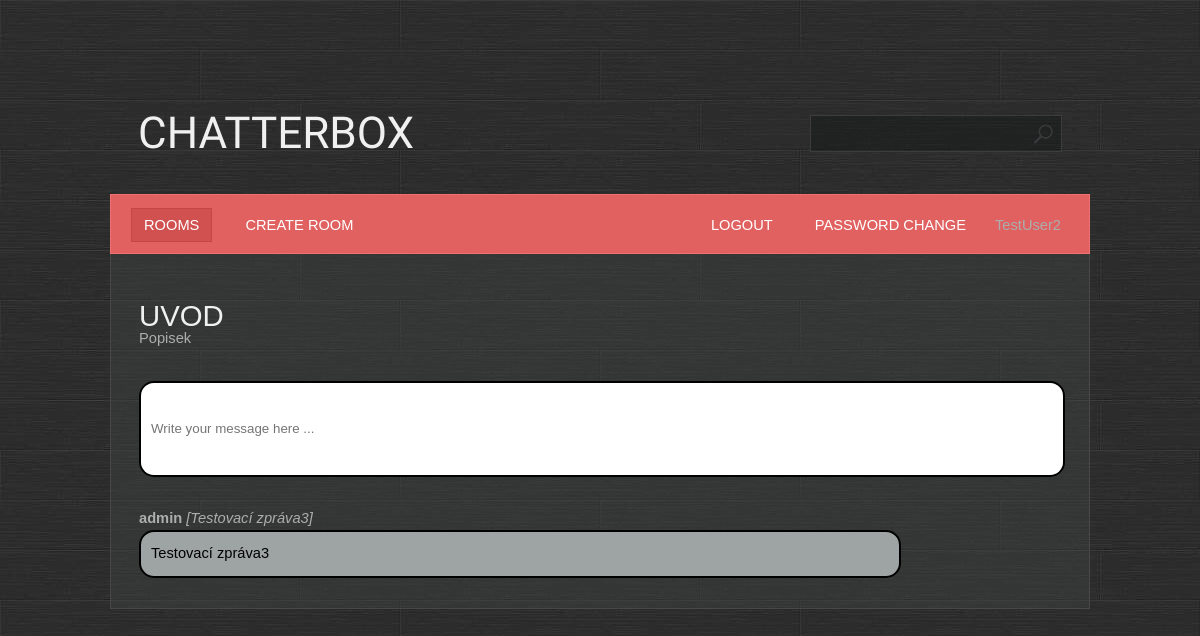
/room/detail/1/ (signed in), run on an earlier commit of the app's database.
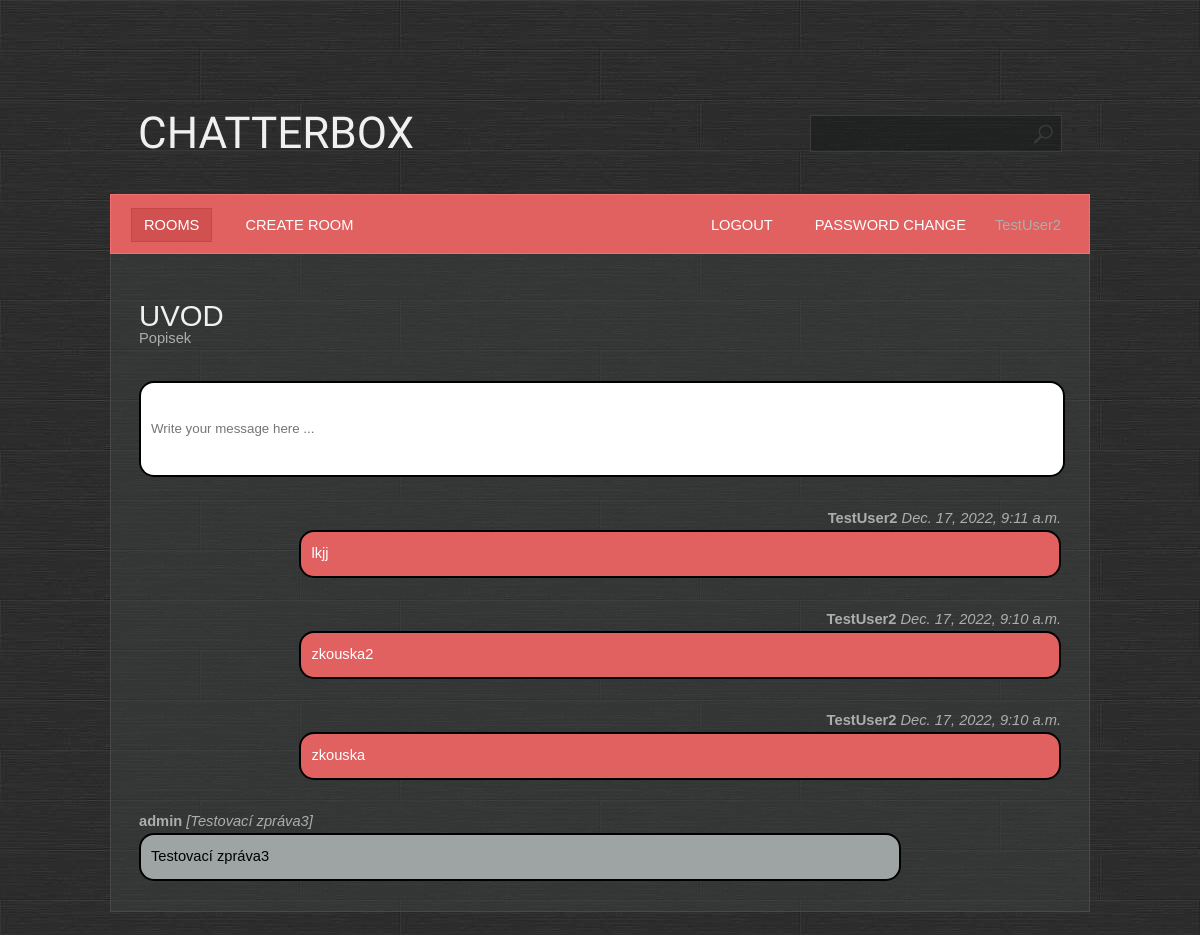
And on a later commit of the database.
### base/models.py (models this page shows, shortened)
class Room(Model):
    name = models.CharField(max_length=200, unique=True)
    description = models.TextField(null=True, blank=True)
    participants = models.ManyToManyField(User, related_name='participants', blank=True)
    created = models.DateTimeField(auto_now_add=True)
    updated = models.DateTimeField(auto_now=True)
    class Meta:
        ordering = ['-created', 'name']

class Message(Model):
    body = models.TextField()
    room = models.ForeignKey(Room, on_delete=models.CASCADE)
    user = models.ForeignKey(User, on_delete=models.CASCADE)
    created = models.DateTimeField(auto_now_add=True)
    updated = models.DateTimeField(auto_now=True)
    class Meta:
        ordering = ['-created', 'body']

### base/views.py (the view, shortened to what this page needs)
# urls.py: path('room/detail/<pk>/', base.views.room, name='room'),
@login_required  # jen pro view typu funkce a ne pro třídu
@permission_required(['base.view_room', 'base.view_message'])
def room(request, pk):
    LOGGER.warning(request.method)
    room = Room.objects.get(id=pk)
    messages = room.message_set.all()
    context = {'messages': messages, 'room': room}
    return render(request, template_name='base/room.html', context=context)

### base/templates/base/room.html (shortened to what this page needs)
{% extends 'main.html' %}
{%  block content %}
    <h1>{{ room.name }}</h1>
    <div class="box">{{ room.description }}</div>
    <div class="box room__message">
        {% if perms.base.add_message %}
            <form method="POST">
                <input name="body" placeholder="Write your message here ..."/>
            </form>
        {% endif %}
    </div>
        {% for message in messages %}
        <div class="box">
            {% if user == message.user %}
                <div style="float: right"><b>{{ message.user }}</b> <i>{{ message.created }}</i></div>
                <div class="message" style="float: right; background-color: #e16060; color: white">{{ message.body }}</div>
            {% else %}
                <div><b>{{ message.user }}</b> <i>[{{ message.body }}]</i></div>
                <div class="message">{{ message.body }}</div>
            {% endif %}
        </div>
        {% endfor %}
{% endblock %}

### templates/main.html (shortened to what this page needs)
<!DOCTYPE html>
{% load static %}
<html lang="en">
<head>
    <link rel="stylesheet" href="{% static 'styles/style.css' %}"/>
</head>
<body>
<div id="wrapper">
    <div id="header">
        <div id="logo">
            <h1>Chatterbox</h1>
        </div>
        {% if user.is_authenticated %}
        <div id="search">
            <form action="{% url 'search' %}" method="get">
                <div>
                    <input class="text" name="q" size="32" maxlength="64">
                </div>
            </form>
        </div>
        <div id="menu">
            {% include 'navbar.html' %}
        </div>
        {% endif %}
    </div>
    <div id="page">
        <div id="content">
            {% block content %}
            {% endblock %}
        </div>
        <br class="clearfix">
    </div>
    <br class="clearfix">
</div>
</body>
</html>

### templates/navbar.html
<ul>
    {% if user.is_authenticated %}
    <li class="first active">
        <a href="{% url 'rooms' %}">Rooms</a>
    </li>
    {% if perms.base.add_room %}
    <li>
        <a href="{% url 'room_create' %}">Create room</a>
    </li>
    {% endif %}
    <li class="last-child">
        {{ user.username }}
    </li>
    <li class="last-child">
        <a href="{% url 'password_change' %}">Password change</a>
    </li>
    <li class="last-child">
        <a href="{% url 'logout' %}">Logout</a>
    </li>
    {% else %}
    <li class="last-child">
        <a href="{% url 'login' %}">Login</a>
    </li>
    {% endif %}
</ul><br class="clearfix"/>

### static/styles/style.css (style rules this page uses)
* { margin: 0; padding: 0; }
a { text-decoration: underline; color: #e8e8e8; }
body { font-size: 11pt; line-height: 1.6em; font-family: Arial, sans-serif; background: #9ea3a3; color: #adadad; background: url(/static/images/bg.jpg); }
h1,h2,h3,h4 { text-transform: uppercase; font-weight: normal; color: #f0f0f0; }
ul { margin-bottom: 1.25em; }
ul { list-style: none; }
.last-child { float:right; }
.message { width: 80%; padding: 10px; color: black; background: #9ea3a3; border-radius: 15px; border: 2px solid black; }
.room__message { background: white; border-radius: 15px; border: 2px solid black; width: 100%; }
.room__message > form > input { resize: none; border: none; outline: none; padding: 10px; height: 4.5rem; width: 100%; }
.box { overflow: hidden; margin: 0 0 30px 0; }
#content { width: 100%; float: left; padding: 0; }
#header { position: relative; padding: 28px; height: 130px; }
#logo { position: absolute; top: 0; left: 28px; height: 130px; line-height: 130px; }
#logo h1 { font-size: 3em; font-family: Bevan, serif; }
#page { position: relative; padding: 50px 28px 0px 28px; width: 922px; background: rgba(65, 70, 70, 0.4); border: solid 1px #474949; border-top: 0; }
#menu { position: absolute; bottom: 0; left: 0; height: 58px; line-height: 60px; padding: 0 20px 0 20px; width: 938px; margin: 0 0 0 0; background: #e16060; border: solid 1px #f17070; }
#menu a { text-decoration: none; text-transform: uppercase; color: #ffffff; padding: 8px 12px 8px 12px; border: solid 1px #e16060; }
#menu ul { list-style: none; }
#menu ul li { display: inline; padding: 0 8px 0 8px; }
#menu ul li.first { padding-left: 0; }
#menu ul li.active a { background: #D15050; border: solid 1px #C64545; }
#wrapper { position: relative; width: 980px; margin: 68px auto 0 auto; }
#search { position: absolute; top: 0; right: 28px; height: 130px; line-height: 130px; }
#search input.text { padding: 10px 40px 10px 10px; background: rgba(15, 20, 20, 0.4) url(/static/images/search.png) top right no-repeat; border: 0; color: #c7c8c8; width: 200px; border: solid 1px #3c3c3c; }

What changed in the data, as far as the page shows it:
added Message: user "TestUser2", created "Dec. 17, 2022, 9:11 a.m.", body "lkjj"
added Message: user "TestUser2", created "Dec. 17, 2022, 9:10 a.m.", body "zkouska2"
added Message: user "TestUser2", created "Dec. 17, 2022, 9:10 a.m.", body "zkouska"
